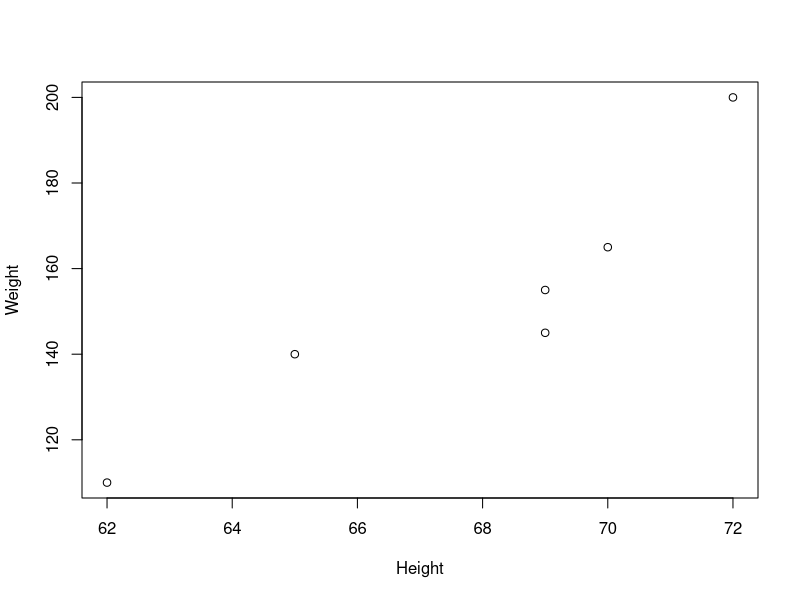
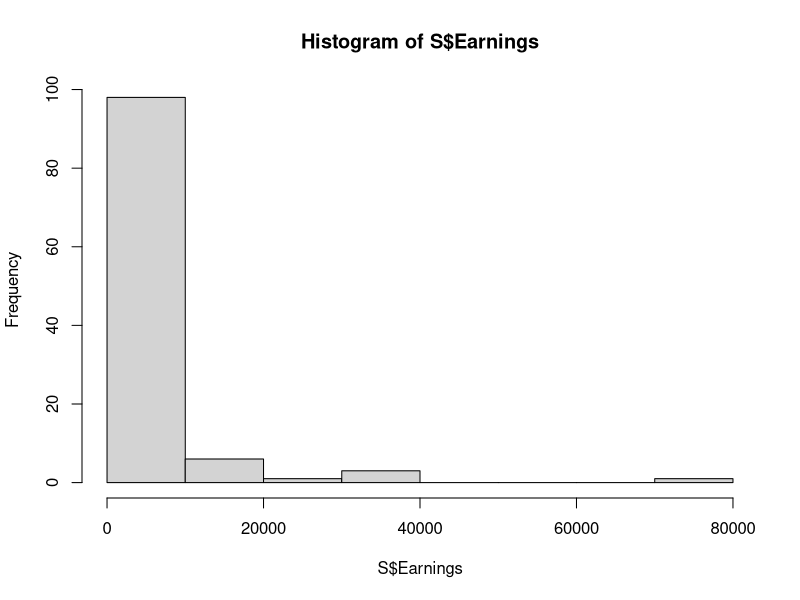
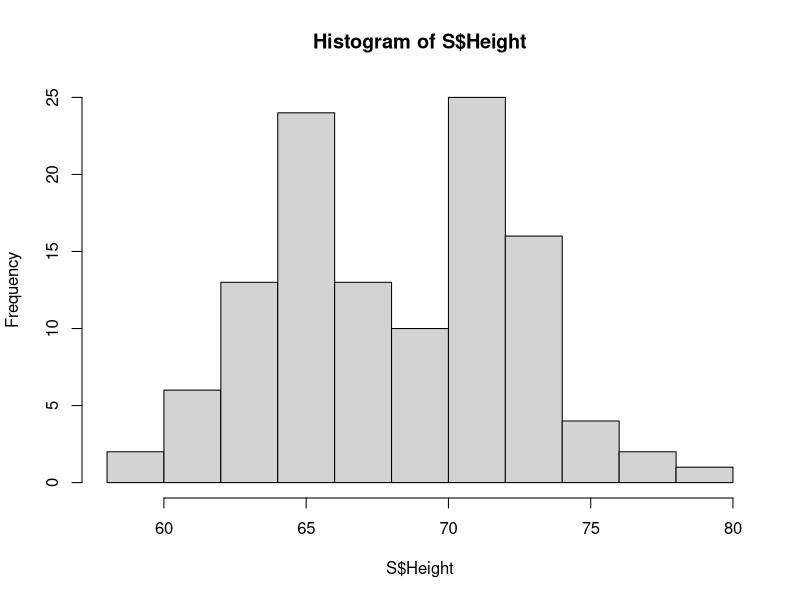
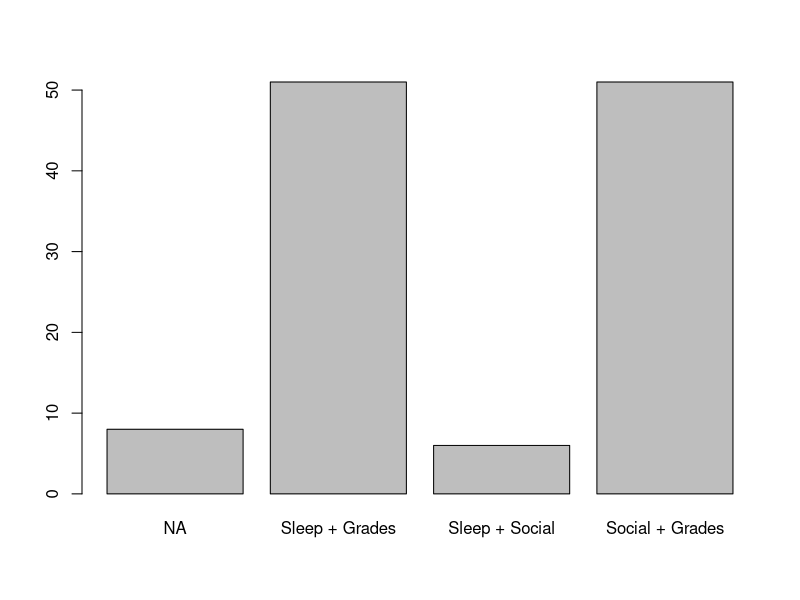
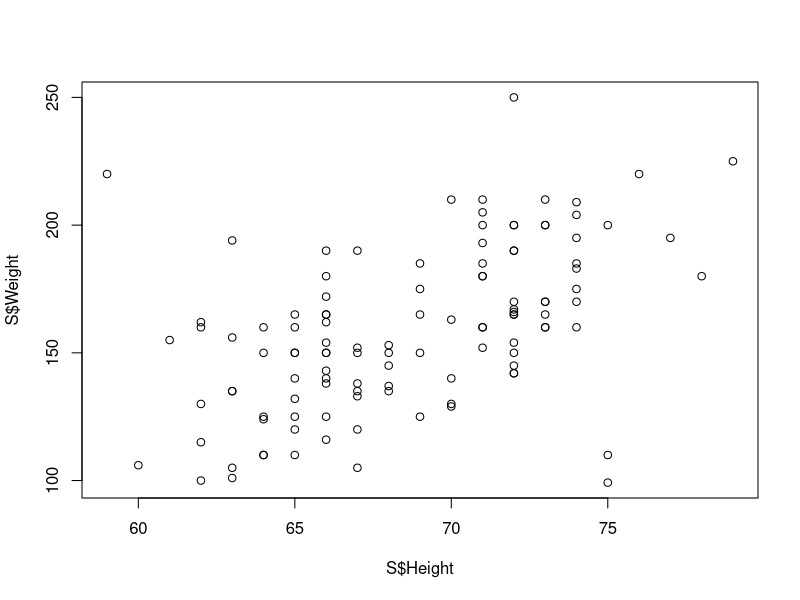

Write the R code that produced these figures, in order.
#
#   HW#1
#   Your Name Here: Ben Beaudin
#
#   Part 1

#   Enter the vector (variable) Height 
#   with the values 62, 65, 69, 72, 70, 69
Height <- c(62, 65, 69, 72, 70, 69)

#   Enter the vector Weight 
#   with the values 110, 140, 145, 200, 165, 155, 
Weight <- c(110, 140, 145, 200, 165, 155)
#   Enter the vector Gender 
#   with the values F, F, O, M, M, M
Gender <- c('F', 'F', 'O', 'M', 'M', 'M')
#   Use a shortcut to create a vector 
#   with the integers from 1 to 6.
numbers <- 1:6
#   Calculate the BMI, using the equation  
#      703.07 x W / (H squared)    
#    (make sure it works in R)
BMI <- (703.7 * Weight) / (Height**2)
#   Create a scatterplot of Weight by Height 
#   (i.e., Height on the x axis)
plot(Height, Weight)
#   Describe briefly the relationship that you see, 
#   including it here as a comment.
# it seems that generally a greater height will mean a greater weight

#   Part 2

#   Download the data file surveyA_S19.csv to your desktop, 
#   put it in your class folder, 
#   and read it using the function read.csv.   
#   Be sure to set your working directory so that 
#   you can just put the file name of the data in
#   the quotes:
S <- read.csv('SurveyA_S19.csv')

#   Run the following:
View(S)
dim(S)
names(S)


#   Now, use one R function to summarize all of the variables:
summary(S)
#   Find the mean and median of the variable, Earnings, 
#   using the functions mean() and median(), and 
#   making sure the results match the summary above.
mean(S$Earnings, na.rm = TRUE)
median(S$Earnings, na.rm = TRUE)
#   Have R make a histogram of Earnings
hist(S$Earnings)
#   Have R make a histogram of Height
hist(S$Height)
#   Have R do a barplot of Triangle:   
#    Use  barplot(table(vector))
# the above syntax wouldn't work for me, the error message given was 
# that the table i was trying to use is not a function
triangle <- table(S$Triangle)
barplot(triangle,names.arg=c("NA", "Sleep + Grades", "Sleep + Social", "Social + Grades"))
#   Finally, plot Weight by Height
#  (Make sure you get the height and 
#  weight data in the data frame, S.)
plot(S$Height, S$Weight)
#   Describe briefly the relationship that you see.  
#   Is it similar to the relationship you observed above?
# similarly to above, the weight generally increases with height, but there are more outliers
# with this larger data set